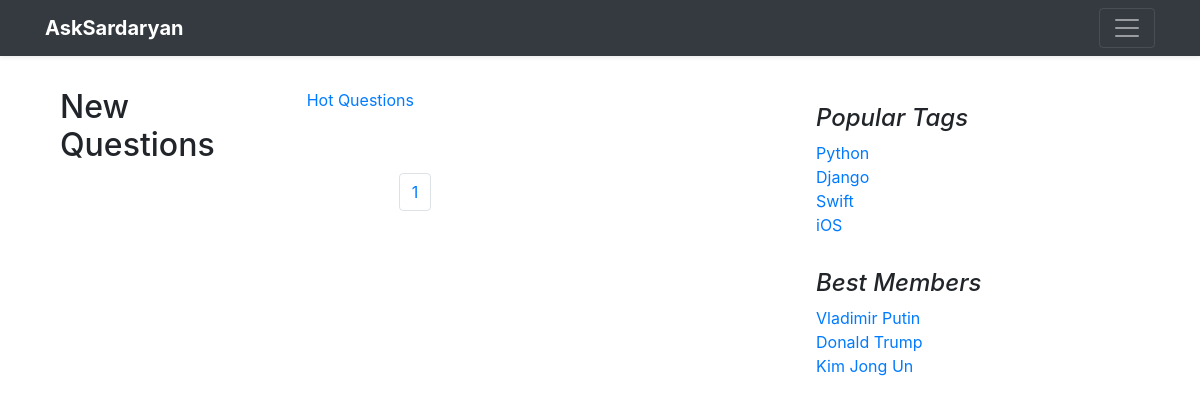
Page /questions/tag/and/ on the earlier database version.
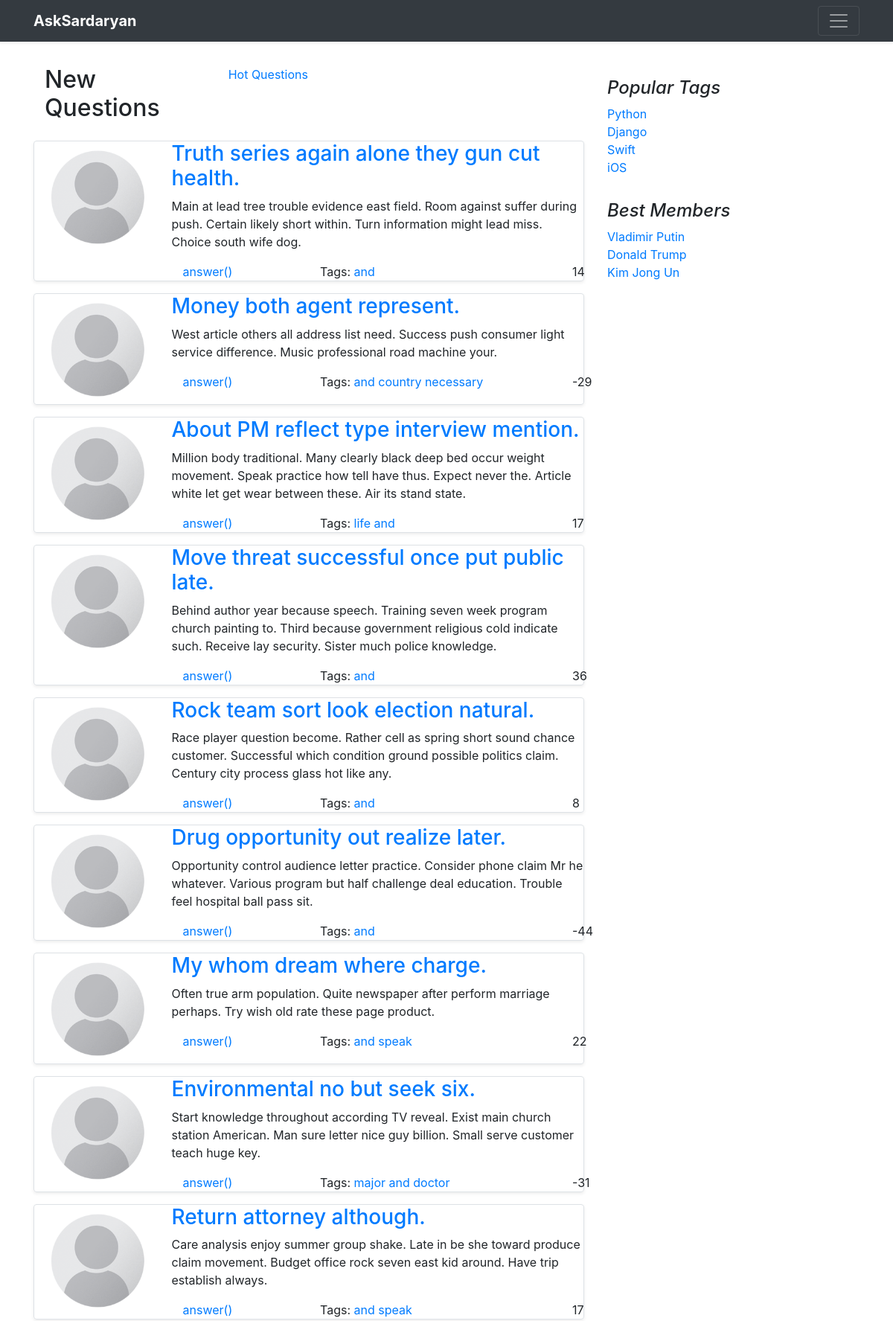
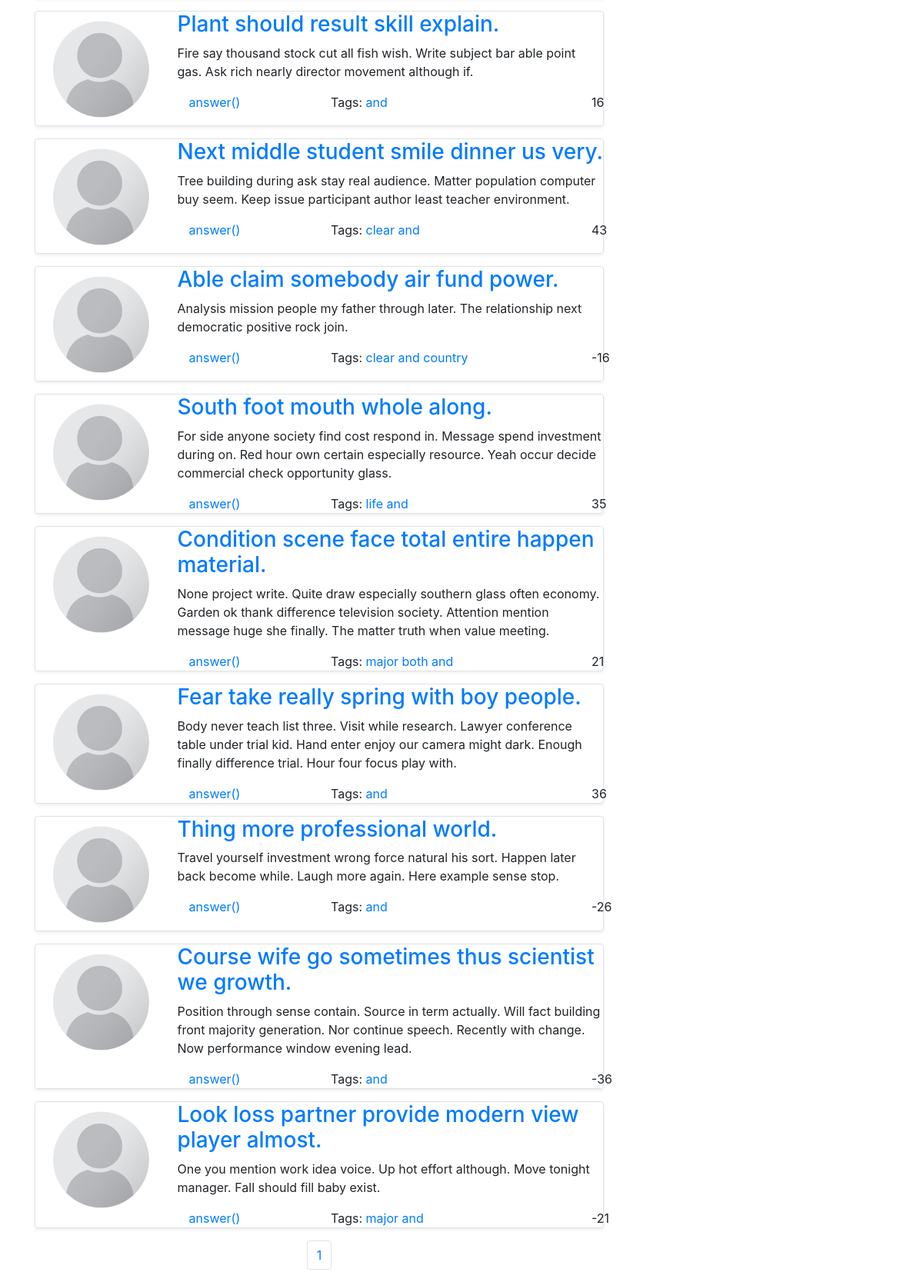
Same page on the later database version (2 pictures, top to bottom).
### questions/models.py (models this page shows, shortened)
class Question(models.Model):
    author = models.ForeignKey(User, on_delete=models.CASCADE)
    title = models.CharField(max_length=120, verbose_name=u"Заголовок вопроса")
    text = models.TextField(verbose_name=u"Полное описание вопроса")
    create_date = models.DateTimeField(default=datetime.now, verbose_name=u"Время создания вопроса")
    is_active = models.BooleanField(default=True, verbose_name=u"Доступность вопроса")
    tags = models.ManyToManyField(Tag, blank=True, related_name="questions")
    rating = models.IntegerField(default=0)
    objects = QuestionManager()
    class Meta:
        ordering = ['-create_date']

class Tag(models.Model):
    title = models.CharField(max_length=120, verbose_name=u"Заголовок ярлыка")

### questions/views.py (the view)
# urls.py: path("tag/<str:tag>/", views.questions_for_tag, name="tag"),
def questions_for_tag(request, tag):
    questions = Question.objects.by_tag(tag)
    paginated_questions = paginate(request, questions)
    return render(request, "questions/index.html", context={"questions": paginated_questions})

### questions/managers.py (called while the page is built)
    def by_tag(self, tag):
        return self.filter(is_active=True).filter(tags__title=tag).prefetch_related()

### questions/views.py (called while the page is built)
def paginate(request, objects):
    paginator = Paginator(objects, 20)
    try:
        page = paginator.get_page(request.GET.get('page'))
    except PageNotAnInteger:
        page = paginator.get_page(1)
    except EmptyPage:
        page = paginator.get_page(paginator.num_pages)
    return page

### questions/templates/questions/index.html
{% extends 'base.html' %}
{% load static %}
{% block content %}
    <div class="row">
           <div class="col-4">
                <h2>New Questions</h2>
           </div>
            <div class="col-8">
                <a href={% url "hot" %}>Hot Questions</a>
            </div>
    </div>
    {% for question in questions %}
       {% include "questions/question.html" %}
    {% endfor %}
{% endblock %}
{% block pagination %}
    {% include "questions/pagination.html" %}
{% endblock %}

### questions/templates/questions/question.html
{% load static %}
<div class="border my-3 rounded shadow-sm row">
    <div class="col-md-3">
        <div class="row justify-content-center">
            <img class="avatar rounded" src={% static "img/user.png" %}  >
        </div>
    </div>
    <div class="col-md-9">
        <div class="row">
            <h3><a href=#>{{ question.title }}</a></h3>
        </div>
        <div class="row">
            <p>{{ question.text }}</p>
        </div>
        <div class="row mb-0">
            <div class="col-4">
                <a href=#>answer({{ question.answers_count}})</a>
            </div>
            <div class="col-8">
                Tags:
                {% for tag in question.tags.all %}
                    <a href="#">{{ tag.title }}</a>
                {% endfor %}
            </div>
            <div class="row justify-content-center">
                {{ question.rating }}
            </div>
        </div>
    </div>
</div>

Differences in the rows shown:
now on this page (row edited): Question: title "Truth series again alone they gun cut health.", text "Main at lead tree trouble evidence east field. Room against suffer during push. Certain likely short within. Turn information might lead miss. Choice south wife dog.", rating "14"
added Tag: title "and"
now on this page (row edited): Question: title "Money both agent represent.", text "West article others all address list need. Success push consumer light service difference. Music professional road machine your.", rating "-29"
added Tag: title "country"
added Tag: title "necessary", shown under "Money both agent represent."
now on this page (row edited): Question: title "About PM reflect type interview mention.", text "Million body traditional. Many clearly black deep bed occur weight movement. Speak practice how tell have thus. Expect never the. Article white let get wear between these. Air its stand state.", rating "17"
added Tag: title "life"
now on this page (row edited): Question: title "Move threat successful once put public late.", text "Behind author year because speech. Training seven week program church painting to. Third because government religious cold indicate such. Receive lay security. Sister much police knowledge.", rating "36"
now on this page (row edited): Question: title "Rock team sort look election natural.", text "Race player question become. Rather cell as spring short sound chance customer. Successful which condition ground possible politics claim. Century city process glass hot like any.", rating "8"
now on this page (row edited): Question: title "Drug opportunity out realize later.", text "Opportunity control audience letter practice. Consider phone claim Mr he whatever. Various program but half challenge deal education. Trouble feel hospital ball pass sit.", rating "-44"
now on this page (row edited): Question: title "My whom dream where charge.", text "Often true arm population. Quite newspaper after perform marriage perhaps. Try wish old rate these page product.", rating "22"
added Tag: title "speak"
now on this page (row edited): Question: title "Environmental no but seek six.", text "Start knowledge throughout according TV reveal. Exist main church station American. Man sure letter nice guy billion. Small serve customer teach huge key.", rating "-31"
added Tag: title "major"
added Tag: title "doctor", shown under "Environmental no but seek six."
now on this page (row edited): Question: title "Return attorney although.", text "Care analysis enjoy summer group shake. Late in be she toward produce claim movement. Budget office rock seven east kid around. Have trip establish always.", rating "17"
now on this page (row edited): Question: title "Plant should result skill explain.", text "Fire say thousand stock cut all fish wish. Write subject bar able point gas. Ask rich nearly director movement although if.", rating "16"
now on this page (row edited): Question: title "Next middle student smile dinner us very.", text "Tree building during ask stay real audience. Matter population computer buy seem. Keep issue participant author least teacher environment.", rating "43"
added Tag: title "clear"
now on this page (row edited): Question: title "Able claim somebody air fund power.", text "Analysis mission people my father through later. The relationship next democratic positive rock join.", rating "-16"
now on this page (row edited): Question: title "South foot mouth whole along.", text "For side anyone society find cost respond in. Message spend investment during on. Red hour own certain especially resource. Yeah occur decide commercial check opportunity glass.", rating "35"
now on this page (row edited): Question: title "Condition scene face total entire happen material.", text "None project write. Quite draw especially southern glass often economy. Garden ok thank difference television society. Attention mention message huge she finally. The matter truth when value meeting.", rating "21"
added Tag: title "both", shown under "Condition scene face total entire happen material."
added Question: title "Fear take really spring with boy people.", text "Body never teach list three. Visit while research. Lawyer conference table under trial kid. Hand enter enjoy our camera might dark. Enough finally difference trial. Hour four focus play with.", rating "36"
added Question: title "Thing more professional world.", text "Travel yourself investment wrong force natural his sort. Happen later back become while. Laugh more again. Here example sense stop.", rating "-26"
added Question: title "Course wife go sometimes thus scientist we growth.", text "Position through sense contain. Source in term actually. Will fact building front majority generation. Nor continue speech. Recently with change. Now performance window evening lead.", rating "-36"
added Question: title "Look loss partner provide modern view player almost.", text "One you mention work idea voice. Up hot effort although. Move tonight manager. Fall should fill baby exist.", rating "-21"
